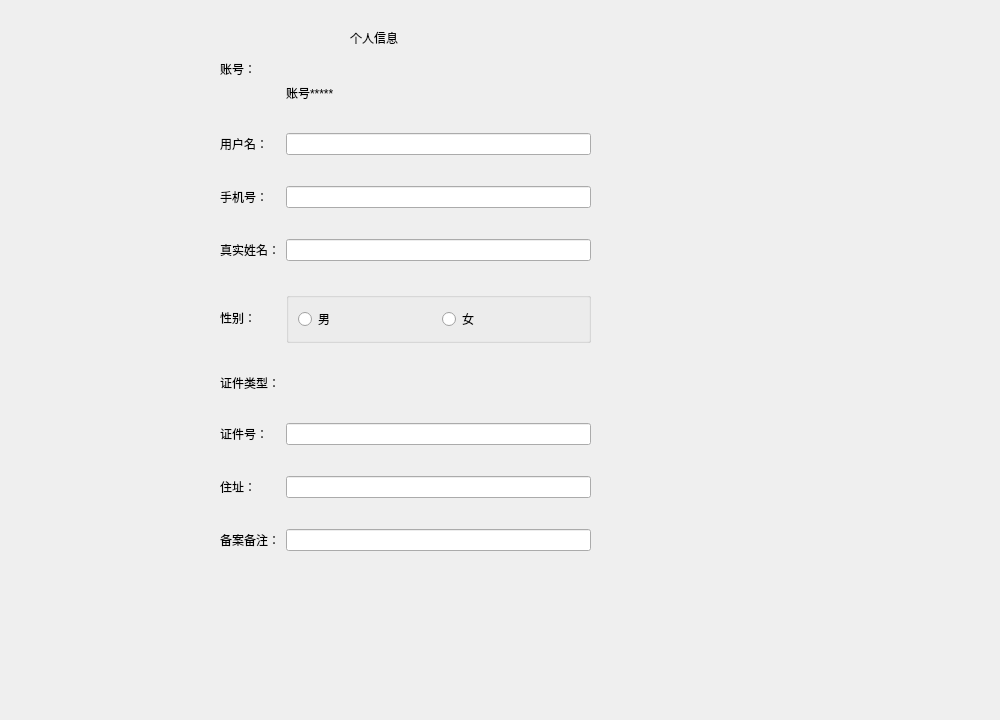
<?xml version="1.0" encoding="UTF-8"?>
<ui version="4.0">
 <class>person_widget</class>
 <widget class="QWidget" name="person_widget">
  <property name="geometry">
   <rect>
    <x>0</x>
    <y>0</y>
    <width>1000</width>
    <height>720</height>
   </rect>
  </property>
  <property name="windowTitle">
   <string>Form</string>
  </property>
  <widget class="QLabel" name="label">
   <property name="geometry">
    <rect>
     <x>350</x>
     <y>30</y>
     <width>72</width>
     <height>15</height>
    </rect>
   </property>
   <property name="text">
    <string>个人信息</string>
   </property>
  </widget>
  <widget class="QWidget" name="widget" native="true">
   <property name="geometry">
    <rect>
     <x>220</x>
     <y>60</y>
     <width>371</width>
     <height>491</height>
    </rect>
   </property>
   <layout class="QGridLayout" name="gridLayout">
    <item row="10" column="1">
     <spacer name="verticalSpacer_5">
      <property name="orientation">
       <enum>Qt::Vertical</enum>
      </property>
      <property name="sizeHint" stdset="0">
       <size>
        <width>20</width>
        <height>40</height>
       </size>
      </property>
     </spacer>
    </item>
    <item row="12" column="1">
     <spacer name="verticalSpacer_6">
      <property name="orientation">
       <enum>Qt::Vertical</enum>
      </property>
      <property name="sizeHint" stdset="0">
       <size>
        <width>20</width>
        <height>40</height>
       </size>
      </property>
     </spacer>
    </item>
    <item row="2" column="1">
     <spacer name="verticalSpacer_2">
      <property name="orientation">
       <enum>Qt::Vertical</enum>
      </property>
      <property name="sizeHint" stdset="0">
       <size>
        <width>20</width>
        <height>40</height>
       </size>
      </property>
     </spacer>
    </item>
    <item row="7" column="1">
     <widget class="QLineEdit" name="truename"/>
    </item>
    <item row="16" column="1">
     <spacer name="verticalSpacer_8">
      <property name="orientation">
       <enum>Qt::Vertical</enum>
      </property>
      <property name="sizeHint" stdset="0">
       <size>
        <width>20</width>
        <height>40</height>
       </size>
      </property>
     </spacer>
    </item>
    <item row="8" column="1">
     <spacer name="verticalSpacer_4">
      <property name="orientation">
       <enum>Qt::Vertical</enum>
      </property>
      <property name="sizeHint" stdset="0">
       <size>
        <width>20</width>
        <height>40</height>
       </size>
      </property>
     </spacer>
    </item>
    <item row="11" column="0">
     <widget class="QLabel" name="label_7">
      <property name="text">
       <string>证件类型：</string>
      </property>
     </widget>
    </item>
    <item row="5" column="1">
     <widget class="QLineEdit" name="phonenum"/>
    </item>
    <item row="6" column="1">
     <spacer name="verticalSpacer_3">
      <property name="orientation">
       <enum>Qt::Vertical</enum>
      </property>
      <property name="sizeHint" stdset="0">
       <size>
        <width>20</width>
        <height>40</height>
       </size>
      </property>
     </spacer>
    </item>
    <item row="15" column="1">
     <widget class="QLineEdit" name="address"/>
    </item>
    <item row="13" column="0">
     <widget class="QLabel" name="label_8">
      <property name="text">
       <string>证件号：</string>
      </property>
     </widget>
    </item>
    <item row="9" column="0">
     <widget class="QLabel" name="label_6">
      <property name="text">
       <string>性别：</string>
      </property>
     </widget>
    </item>
    <item row="17" column="1">
     <widget class="QLineEdit" name="beian"/>
    </item>
    <item row="9" column="1">
     <widget class="QGroupBox" name="groupBox">
      <property name="title">
       <string/>
      </property>
      <layout class="QHBoxLayout" name="horizontalLayout">
       <item>
        <widget class="QRadioButton" name="radioButton">
         <property name="text">
          <string>男</string>
         </property>
        </widget>
       </item>
       <item>
        <widget class="QRadioButton" name="radioButton_2">
         <property name="text">
          <string>女</string>
         </property>
        </widget>
       </item>
      </layout>
     </widget>
    </item>
    <item row="3" column="0">
     <widget class="QLabel" name="label_3">
      <property name="text">
       <string>用户名：</string>
      </property>
     </widget>
    </item>
    <item row="13" column="1">
     <widget class="QLineEdit" name="idnum"/>
    </item>
    <item row="7" column="0">
     <widget class="QLabel" name="label_5">
      <property name="text">
       <string>真实姓名：</string>
      </property>
     </widget>
    </item>
    <item row="3" column="1">
     <widget class="QLineEdit" name="username"/>
    </item>
    <item row="0" column="0">
     <widget class="QLabel" name="label_2">
      <property name="text">
       <string>账号：</string>
      </property>
     </widget>
    </item>
    <item row="5" column="0">
     <widget class="QLabel" name="label_4">
      <property name="text">
       <string>手机号：</string>
      </property>
     </widget>
    </item>
    <item row="15" column="0">
     <widget class="QLabel" name="label_9">
      <property name="text">
       <string>住址：</string>
      </property>
     </widget>
    </item>
    <item row="4" column="1">
     <spacer name="verticalSpacer">
      <property name="orientation">
       <enum>Qt::Vertical</enum>
      </property>
      <property name="sizeHint" stdset="0">
       <size>
        <width>20</width>
        <height>40</height>
       </size>
      </property>
     </spacer>
    </item>
    <item row="14" column="1">
     <spacer name="verticalSpacer_7">
      <property name="orientation">
       <enum>Qt::Vertical</enum>
      </property>
      <property name="sizeHint" stdset="0">
       <size>
        <width>20</width>
        <height>40</height>
       </size>
      </property>
     </spacer>
    </item>
    <item row="17" column="0">
     <widget class="QLabel" name="label_10">
      <property name="text">
       <string>备案备注：</string>
      </property>
     </widget>
    </item>
    <item row="1" column="1">
     <widget class="QLabel" name="label_id">
      <property name="text">
       <string>账号*****</string>
      </property>
     </widget>
    </item>
   </layout>
  </widget>
 </widget>
 <resources/>
 <connections/>
</ui>
